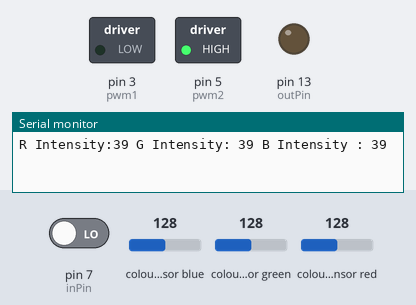
Bench run of a sketch on a simulated Arduino Uno, built with avr-gcc and run on an emulated ATmega328P. Parts: switched loads named in the sketch (green lamp = pin HIGH), output pins drawn as LEDs (lit = HIGH), the last lines printed to the serial monitor. Wiring (inferred from the names in the program): TCS3200 colour sensor: output pin 10; S2 pin 12; S3 pin 11; S0 pin 8; S1 pin 9. The test bench sets the inputs (shaded band); at power-on: colour sensor blue 128, pin 7 (inPin) LOW, colour sensor green 128, colour sensor red 128. Pins used as bus, display or sensor lines are not drawn.

Above: at 1.2 s.
1.3 s: colour sensor blue set to 134
At 5.7 s:
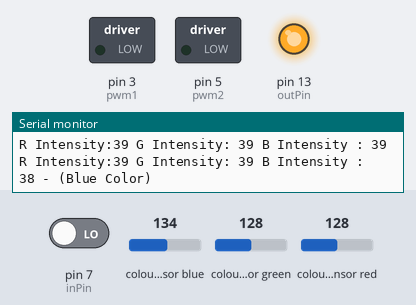
11.5 s: pin 7 (inPin) driven HIGH
At 15.8 s:
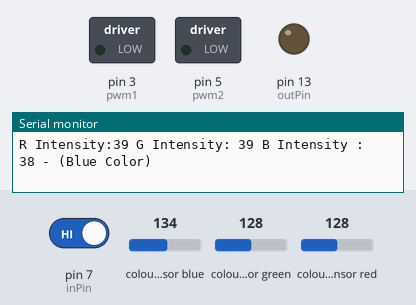
21.5 s: colour sensor blue set to 5
At 22.4 s:
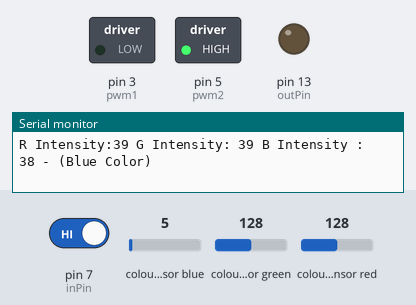
Timing chart, 0 to 24.5 s (numbered marks = the images above; inputs shaded):
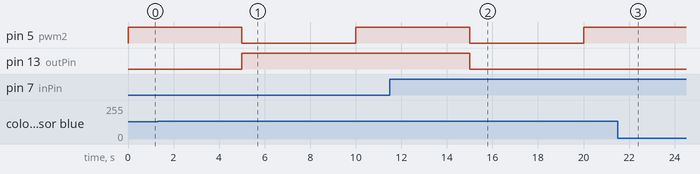

The sketch:

Motor_en_kleurensensor.ino
```cpp
#define pwm1      3
#define pwm2      5

#include <SoftwareSerial.h>
SoftwareSerial BT(0,1);
const int s0 = 8;
const int s1 = 9;
const int s2 = 12;
const int s3 = 11;
const int out = 10;

int red = 0;
int green = 0;
int blue = 0;
int inPin = 7;         // the number of the input pin
int outPin = 13;       // the number of the output pin

int state = HIGH;      // the current state of the output pin
int reading;           // the current reading from the input pin
int previous = LOW;    // the previous reading from the input pin

long time = 0;
long debounce = 200;

void setup() {
  // put your setup code here, to run once:
pinMode(pwm1, OUTPUT);
pinMode(pwm2, OUTPUT);

 Serial.begin(9600);
  pinMode(s0, OUTPUT);
  pinMode(s1, OUTPUT);
  pinMode(s2, OUTPUT);
  pinMode(s3, OUTPUT);
  pinMode(out, INPUT);

  digitalWrite(s0, HIGH);
  digitalWrite(s1, HIGH);
  pinMode(inPin, INPUT);
  pinMode(outPin, OUTPUT);
}

void loop() {
  // put your main code here, to run repeatedly:
color();
  Serial.print("R Intensity:");
  Serial.print(red, DEC);
  Serial.print(" G Intensity: ");
  Serial.print(green, DEC);
  Serial.print(" B Intensity : ");
  Serial.print(blue, DEC);
  //Serial.println();
  if (red > 100 && blue > 100 && green> 100)
  {
 digitalWrite(pwm1, 0);
   digitalWrite(pwm2, 0);
   delay(2000);
  }
  else if (red < blue && red < green && red < 20)
  {
   Serial.println(" - (Red Color)");
    digitalWrite(pwm1, 0);
    digitalWrite(pwm2, 0);
    delay(5000);

  }

  else if (blue < red && blue < green)
  {
   Serial.println(" - (Blue Color)");
   digitalWrite(pwm1, 0);
   digitalWrite(pwm2, 0);
   delay(5000);
  }

  else if (green < red && green < blue)
  {
   Serial.println(" - (Green Color)");
    digitalWrite(pwm1, 0);
   digitalWrite(pwm2, 0);
   delay(5000);
  }
  else{
  Serial.println();
  }
   digitalWrite(pwm1, 0);
  digitalWrite(pwm2, 250);
  delay(5000);

  reading = digitalRead(inPin);

  // if the input just went from LOW and HIGH and we've waited long enough
  // to ignore any noise on the circuit, toggle the output pin and remember
  // the time
  if (reading == HIGH && previous == LOW && millis() - time > debounce) {
    if (state == HIGH)
      state = LOW;
    else
      state = HIGH;

    time = millis();
  }

  digitalWrite(outPin, state);

  previous = reading;
 }


void color()
{
  digitalWrite(s2, LOW);
  digitalWrite(s3, LOW);
  //count OUT, pRed, RED
  red = pulseIn(out, digitalRead(out) == HIGH ? LOW : HIGH);
  digitalWrite(s3, HIGH);
  //count OUT, pBLUE, BLUE
  blue = pulseIn(out, digitalRead(out) == HIGH ? LOW : HIGH);
  digitalWrite(s2, HIGH);
  //count OUT, pGreen, GREEN
  green = pulseIn(out, digitalRead(out) == HIGH ? LOW : HIGH);
}

//}
```

Measured:
- the behaviour switches between 131 and 132 on colour sensor blue (found by bisection; images 0 and 1)
- after the input at 1.3 s, pin 5 (pwm2): HIGH → LOW after 3.7 s, → HIGH 5.0 s later
- after the input at 11.5 s, pin 13 (outPin): HIGH → LOW after 3.5 s
- after the input at 21.5 s, pin 5 (pwm2): stays HIGH (without the input it goes to LOW after 3.5 s)
